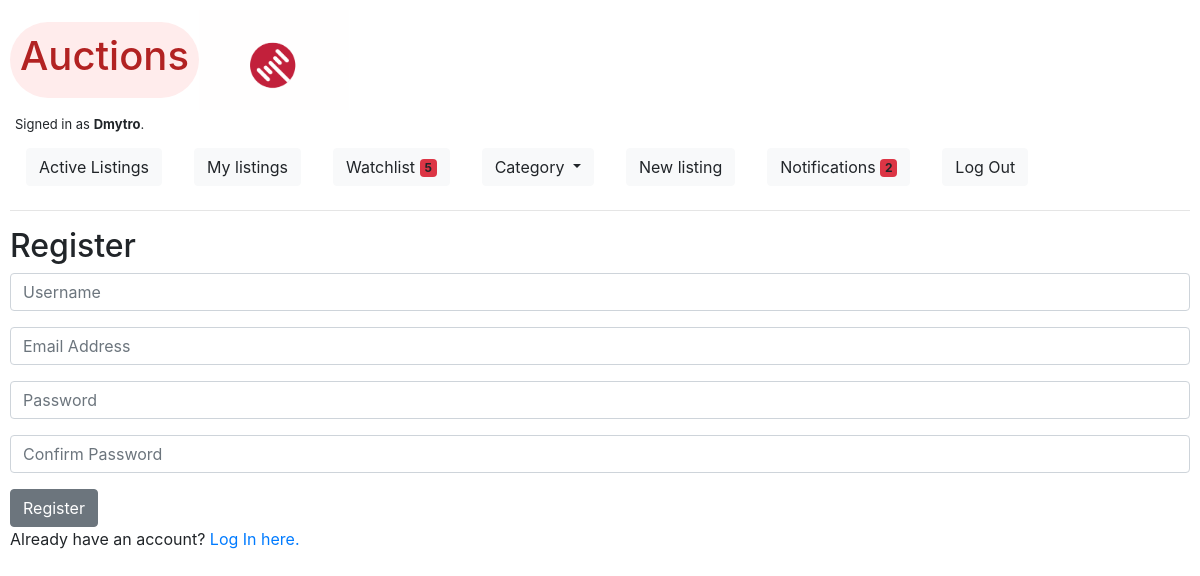
Screenshot of /register (signed in) with the database file from the repository.
### auctions/models.py (models this page shows)
class User(AbstractUser):
    pass

### auctions/views.py (the view)
# urls.py: path("register", views.register, name="register"),
def register(request):
    if request.method == "POST":
        username = request.POST["username"]
        email = request.POST["email"]
        password = request.POST["password"]
        confirmation = request.POST["confirmation"]
        if password != confirmation:
            return render(request, "auctions/register.html", {
                "message": "Passwords must match."
            })
        try:
            user = User.objects.create_user(username, email, password)
            user.save()
        except IntegrityError:
            return render(request, "auctions/register.html", {
                "message": "Username already taken."
            })
        login(request, user)
        return HttpResponseRedirect(reverse("index"))
    else:
        return render(request, "auctions/register.html")

### auctions/templates/auctions/register.html (shortened to what this page needs)
{% extends "auctions/layout.html" %}
{% block body %}
    <h2>Register</h2>
    <form action="{% url 'register' %}" method="post">
        <div class="form-group">
            <input class="form-control" autofocus type="text" name="username" placeholder="Username">
        </div>
        <div class="form-group">
            <input class="form-control" type="email" name="email" placeholder="Email Address">
        </div>
        <div class="form-group">
            <input class="form-control" type="password" name="password" placeholder="Password">
        </div>
        <div class="form-group">
            <input class="form-control" type="password" name="confirmation" placeholder="Confirm Password">
        </div>
        <input class="btn btn-secondary" type="submit" value="Register">
    </form>
    Already have an account? <a href="{% url 'login' %}">Log In here.</a>
{% endblock %}

### auctions/templates/auctions/layout.html (shortened to what this page needs)
{% load static %}
<!DOCTYPE html>
<html lang="en">
    <head>
        <link rel="stylesheet" href="https://stackpath.bootstrapcdn.com/bootstrap/4.4.1/css/bootstrap.min.css">
        <link rel="stylesheet" href="{% static 'auctions/styles.css' %}">
        <link rel="stylesheet" href="{% static 'auctions/color.css' %}">
        <script src="https://cdn.jsdelivr.net/npm/bootstrap@5.0.0-beta1/dist/js/bootstrap.min.js"></script>    </head>
    <body class="auctions">
        <div class="title">
            <div id="auction_logo"><h1>Auctions</h1></div>
            <div class="gif"></div>
        </div>
        <div id="is_authenticated">
            {% if user.is_authenticated %}
                Signed in as <strong>{{ user.username }}</strong>.
            {% else %}
                Not signed in.
            {% endif %}
        </div>
        <ul class="nav">
                <li class="nav-item">
                    <a class="nav-link" href="{% url 'index' %}">
                        <button type="button" class="btn btn-light">
                            Active Listings
                        </button>
                    </a>
                </li>
                {% if user.is_authenticated %}
                    <li class="nav-item">
                        <a class="nav-link" href="{% url 'my_listings' %}">
                            <button type="button" class="btn btn-light">
                                My listings
                            </button>
                        </a>
                    </li>
                    <li class="nav-item">
                        <a class="nav-link" href="{% url 'watchlist' %}">
                            <button type="button" class="btn btn-light">
                                Watchlist <span class="badge bg-danger">{% if request.user.watch.count != 0 %} {{ request.user.watch.count }} {% endif %}</span>
                              </button></a>
                    </li>
                    <li class="nav-item">
                        <div class="nav-link">
                            <a class="btn btn-light dropdown-toggle" href="#" role="button" id="dropdownMenuLink" data-toggle="dropdown" aria-haspopup="true" aria-expanded="false">
                            Category
                            </a>
                        </div>
                    </li>
                    <li class="nav-item">
                        <a class="nav-link" href="{% url 'new_listing' %}">
                            <button type="button" class="btn btn-light">
                                New listing
                            </button>
                        </a>
                    </li>
                    <li class="nav-item">
                        <a class="nav-link" href="{% url 'notifications' %}">
                            <button type="button" class="btn btn-light">
                                Notifications <span class="badge bg-danger">{% if request.user.notifications.count != 0 %} {{ request.user.notifications.count }} {% endif %}</span>
                              </button></a>
                    </li>
                    <li class="nav-item">
                        <a class="nav-link" href="{% url 'logout' %}">
                            <button type="button" class="btn btn-light">
                                Log Out
                            </button>
                        </a>
                    </li>
                {% endif %}
        </ul>
        <hr>
        {% block body %}
        {% endblock %}
    </body>
</html>

### auctions/static/auctions/styles.css (style rules this page uses)
.auctions { padding: 10px; }
#is_authenticated { font-size: small; padding: 5px; text-align: left; padding-right: 15px; }
#auction_logo { color:firebrick; border-radius: 70px; padding: 10px; }
@media (min-width: 600px) { body { background-color: white; } }
.title { display: inline-flex; align-items: center; width: 100%; }
.title .gif { background-image: url("dribbble.gif"); background-size: cover; width: 150px; height: 100px; }

### auctions/static/auctions/color.css (style rules this page uses)
.auctions .title div { background-color: #ffecec; }

### rows the page displays
User: username "Dmytro", user.watch.count "5", user.notifications.count "2"
